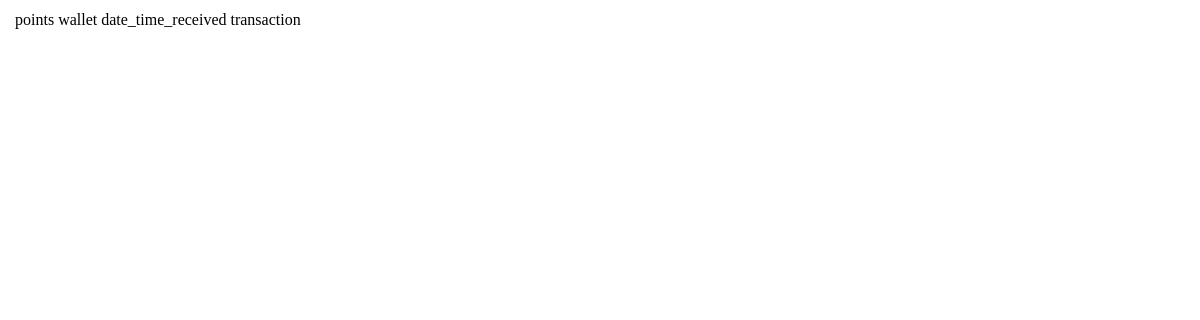
The app's page /wallet/reward/, older data.
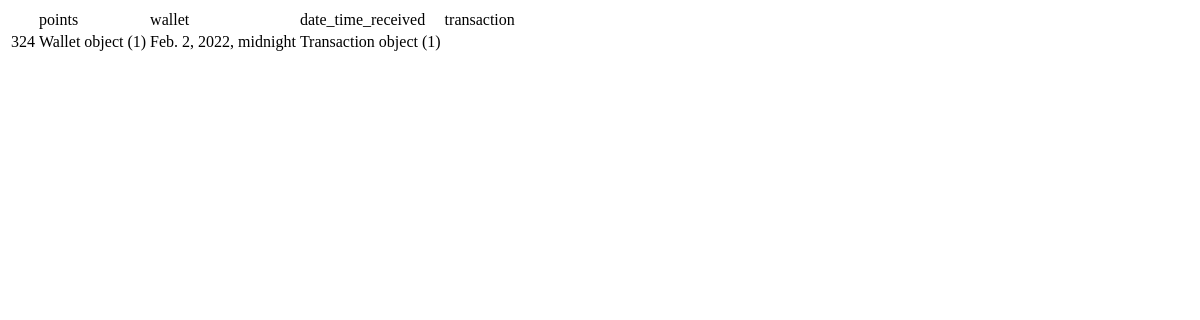
The same page, newer data.
### wallet/models.py (models this page shows)
class Reward(models.Model):
    points=models.PositiveIntegerField(null=True)
    wallet=models.ForeignKey('Wallet',on_delete=models.CASCADE, related_name='Reward_wallet',null=True)
    date_time_received=models.DateTimeField()
    transaction=models.ForeignKey('Transaction',on_delete=models.CASCADE,related_name='Reward_transaction',null=True)

class Wallet(models.Model):
    customer = models.OneToOneField(
        Customer,
        on_delete=models.CASCADE,
        null=True,
    )
    balance=models.IntegerField()
    pin=models.PositiveSmallIntegerField()
    currency=models.ForeignKey(Currency, on_delete=models.CASCADE,related_name='wallet_currency',null=True)
    active=models.BooleanField(null=True)
    date_created=models.DateField(null=True)
    wallet_type=models.CharField(max_length=15,null=True)
    bank_account_name=models.CharField(max_length=15,null=True)

class Transaction(models.Model):
    transaction_charge=models.CharField(max_length=3,null=True)
    transaction_cost=models.PositiveIntegerField(null=True)
    wallet=models.ForeignKey('Wallet',on_delete=models.CASCADE,related_name='Transaction_wallet',null=True)
    transaction_type=models.CharField(max_length=15,null=True)
    origin_account=models.ForeignKey('Account', on_delete=models.CASCADE,related_name='Transaction_account_origin',null=True)
    destination_account=models.ForeignKey('Customer', on_delete=models.CASCADE, related_name='Transaction_destinations',null=True)
    status=models.CharField(max_length=15,null=True)
    type=models.CharField(max_length=15,null=True)

### wallet/views.py (the view)
# urls.py: path("reward/",views.list_Reward,name = "register_reward"),
def list_Reward(request):
        rewards=Reward.objects.all()
        return render(request,"wallet/list_reward.html",{"rewards":rewards})

### wallet/templates/wallet/list_reward.html (shortened to what this page needs)
<table>
    <th>
        <td> points </td>
        <td> wallet </td>
        <td> date_time_received</td>
        <td> transaction </td>
    </th>
    {% for reward in rewards%}
    <tr>
        <td>{{ reward.points}}</td>
        <td>{{ reward.wallet}}</td>
        <td>{{ reward.date_time_received}}</td>
        <td>{{ reward.transaction}}</td>
        <td>{{ reward.}}</td>
    </tr>
    {% endfor%}
</table>

Row changes from the older to the newer data that the page shows:
added Reward: points "324", wallet "Wallet object (1)", date_time_received "Feb. 2, 2022, midnight", transaction "Transaction object (1)"
